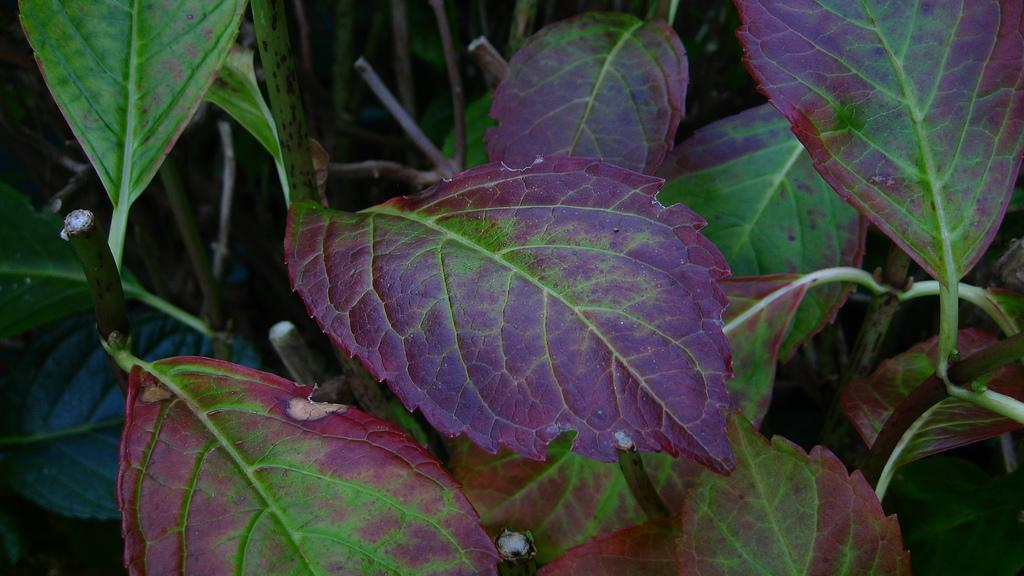
#> input picture phosphorus.jpg, 1024 x 576 px
$ python 'Image Color Detection.py'
#> lines starting #> are read from the running program, lines starting #| are printed output that depends on the picture

import cv2
import pandas as pd
import numpy as np
from tkinter import *

img = cv2.imread("phosphorus.jpg")
#> img is the input picture: shape (576, 1024, 3); mean B, G, R 52.2, 58, 54.6
imgWidth = img.shape[1] - 40
#> imgWidth = 984

index = ['color', 'color_name', 'hex', 'R', 'G', 'B']
df = pd.read_csv("colors.csv", header=None, names=index)
#> (reads colors.csv from the repository)


r = g = b = xpos = ypos = 0
def getRGBvalue(event, x, y, flags, param):
    global b, g, r, xpos, ypos, clicked
    xpos = x
    ypos = y
    b,g,r = img[y,x]
    b = int(b)
    g = int(g)
    r = int(r)


def colorname(B,G,R):
    minimum = 10000
    for i in range(len(df)):
        d = abs(B-int(df.loc[i,"B"])) + abs(G-int(df.loc[i,"G"])) + abs(R-int(df.loc[i,"R"]))
        if (d<=minimum):
            minimum = d
            cname = df.loc[i,"color_name"] + "Hex" + df.loc[i, "hex"]
    return cname

cv2.namedWindow("Image")
cv2.setMouseCallback("Image",getRGBvalue)

while True:
    cv2.imshow("Image", img)
    cv2.rectangle(img, (20,20), (imgWidth, 60),(b,g,r), -1)
    text = colorname(b,g,r) + '   R=' + str(r) + ' G=' + str(g) + ' B=' + str(b)
    cv2.putText(img,text, (50,50),2, 0.8, (255,255,255),2,cv2.LINE_AA)
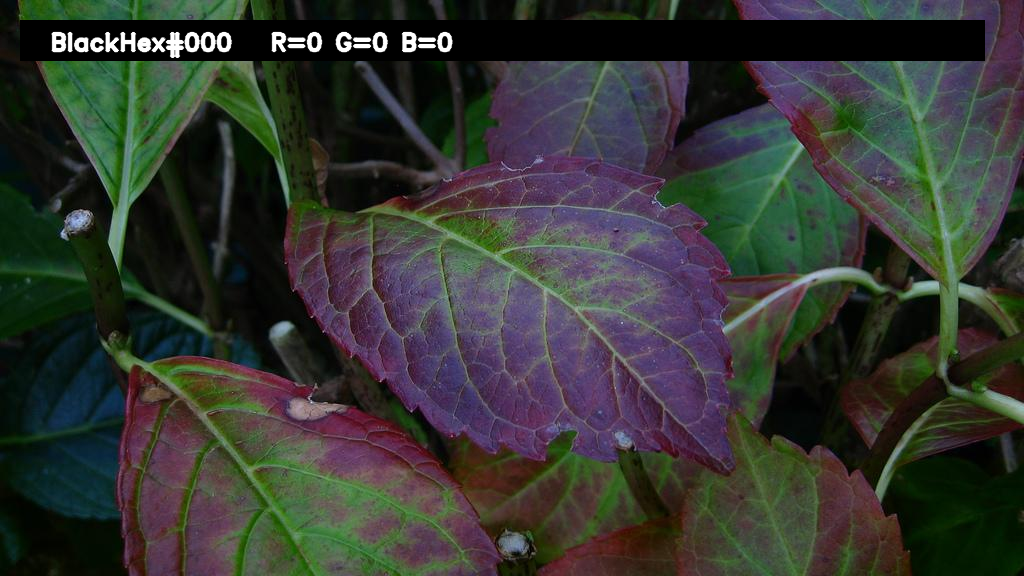
#> img: shape (576, 1024, 3); mean B, G, R 50.2, 55.3, 52.9
    if(r+g+b >= 600):
        cv2.putText(img,text,(50,50), 2, 0.8, (0,0,0),2,cv2.LINE_AA)
    if cv2.waitKey(20) & 0xFF == 27:
#> (key Esc is pressed here)
        break


cv2.destroyAllWindows()
